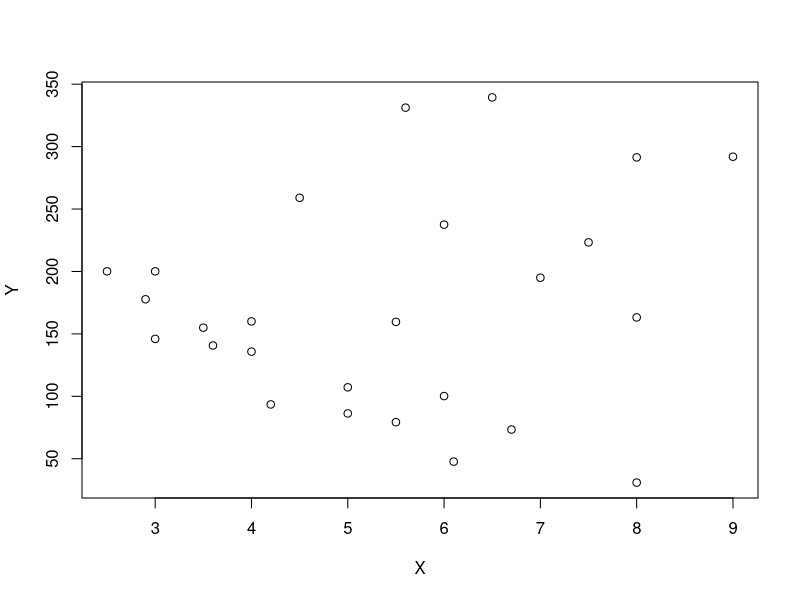
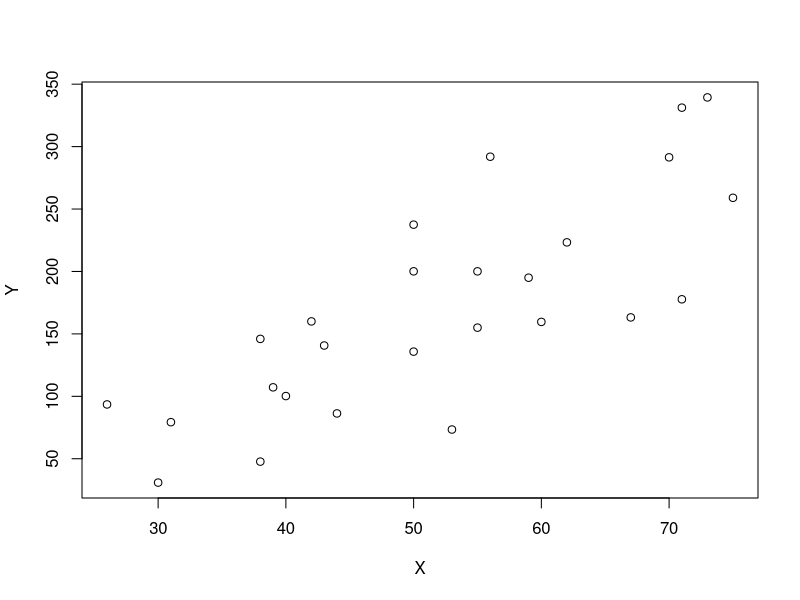
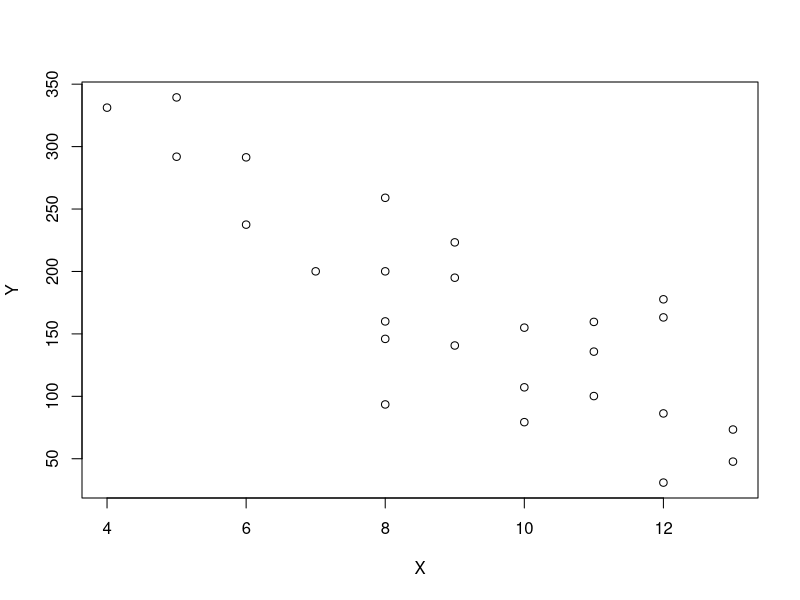
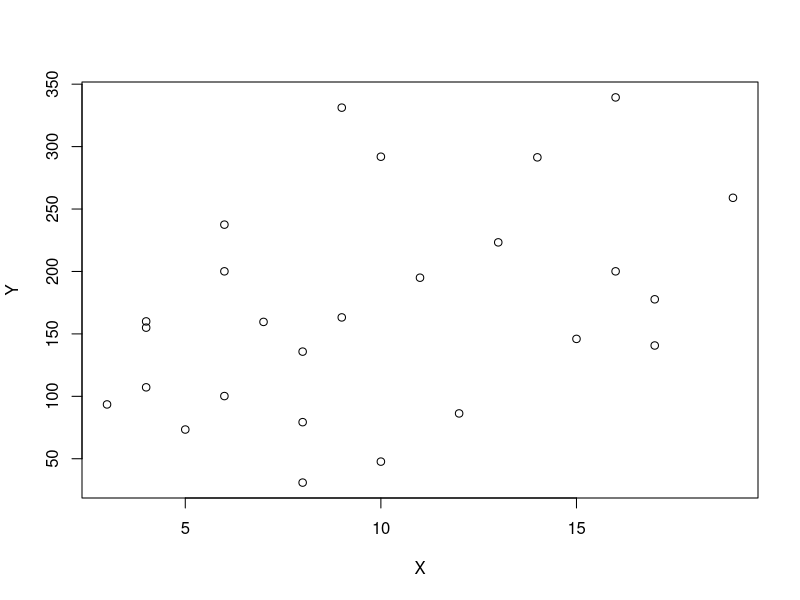

Write the R code that produced these figures, in order. (Note: this script raises an error after producing the figures.)
dados<-scan("vendas.dat",what=list(telhados=0, gastos=0, clientes=0, marcas=0, potencial=0))
attach(dados)

Y=telhados
X=gastos
plot(X,Y)


X=clientes
plot(X,Y)


X=marcas
plot(X,Y)

X=potencial
plot(X,Y)

summary(potencial_lm)
correlacoes<-cor(matrix(unlist(dados),nrow=26))[1,]
correlacoes

#apenas com marcas
lm1<-lm(Y ~ marcas)

# usando marcas clientes
lm2<-lm(Y ~ marcas+clientes)

# usando marcas clientes potencial
lm3<-lm(Y ~ marcas+clientes+potencial)

# usando marcas clientes potencial gastos
lm4<-lm(Y ~ marcas+clientes+potencial+gastos)

summary(lm1)
# melhor modelo: p-valor pequeno, entre os menores erros, coeficientes significativamente grandes
summary(lm2)
summary(lm3)
summary(lm4)

anova(lm1)
anova(lm2)
anova(lm3)
anova(lm4)


## QUESTÃO 2
data2 <- matrix(c(37.310, 37.380,34.135,36.985,38.715,40.620,39.200,40.320,10,5,3,6,8,20,8,14,2,6,1,5,8,0,4,6,16,16,12,14,16,12,18,17), nrow = 8 , ncol =4 , byrow = FALSE)
Y=data2[,1]
Y
X=data2
X[,1]=1

beta=solve((t(X)%*%X))%*%(t(X) %*%Y)

modelo_matriz = function(beta1,x1,x2,x3){beta[1,] + beta[2,]*x1 + beta[3,]*x2 + beta[4,]*x3}

y_chapeu=c(modelo_matriz(beta = beta[1,],X[1,2],X[1,3],X[1,4]),
modelo_matriz(beta = beta[1,],X[2,2],X[2,3],X[2,4]),
modelo_matriz(beta = beta[1,],X[3,2],X[3,3],X[3,4]),
modelo_matriz(beta = beta[1,],X[4,2],X[4,3],X[4,4]),
modelo_matriz(beta = beta[1,],X[5,2],X[5,3],X[5,4]),
modelo_matriz(beta = beta[1,],X[6,2],X[6,3],X[6,4]),
modelo_matriz(beta = beta[1,],X[7,2],X[7,3],X[7,4]),
modelo_matriz(beta = beta[1,],X[7,2],X[8,3],X[8,4]))

modelo=lm(Y~X)

to_fit=c(beta[1,],7,3,12)
modelo_matriz(beta[1,],7,3,12)

residuos = Y-y_chapeu
ks.test(residuos,"pnorm")
plot(modelo)
